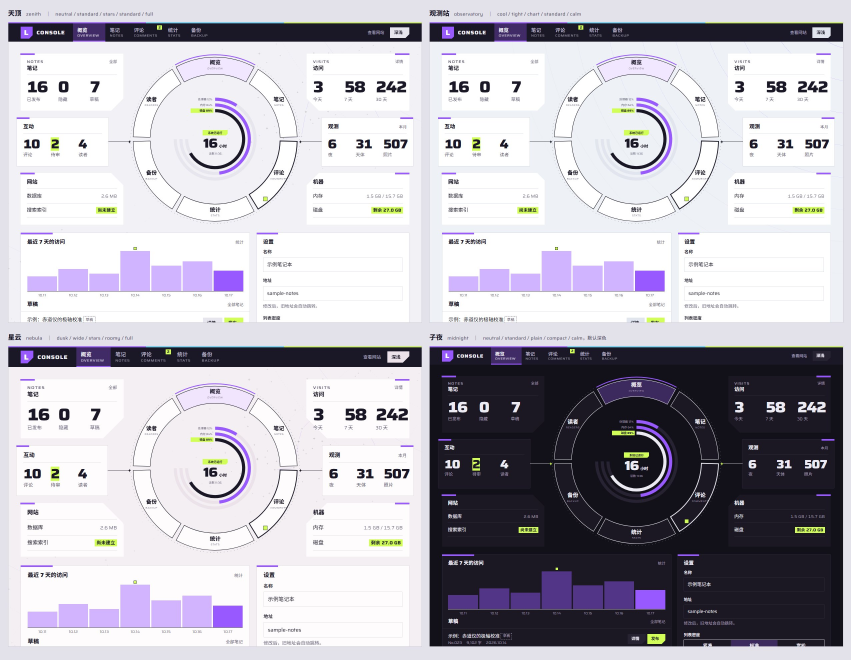
#> input picture topics/十项全能/设计/stellar-ui-skill/examples/web/variants-console.jpg, 2552 x 1980 px, given in place of motion-dark_jpg.png, which was not available (shown at 1/3 size)
$ python contact_sheet.py '../../../../../../../../十项全能/设计/stellar-ui-skill/examples/web/variants-console.jpg' 1.0 '../../../../../../../../十项全能/设计/stellar-ui-skill/examples/web/motion-dark.jpg' '../../../../../../../../十项全能/设计/stellar-ui-skill/examples/web/motion-dark.jpg'
#> lines starting #> are read from the running program, lines starting #| are printed output that depends on the picture
"""片头一格的入场接触表：把 shot.mjs 截的几帧（<前缀>-<秒>.png，小数点换成下划线）排成 4 列，标出时刻和本格内的偏移。
用法：python contact_sheet.py <前缀> <本格起点秒> <输出.png> 4.8,4.86,4.92,...
"""
import os
import sys
from PIL import Image, ImageDraw, ImageFont
pre, t0, out, ts = sys.argv[1], float(sys.argv[2]), sys.argv[3], sys.argv[4].split(',')
FONTS = os.path.normpath(os.path.join(os.path.dirname(os.path.abspath(__file__)), *['..'] * 6, 'fonts'))   # 设计/fonts/
font = ImageFont.truetype(os.path.join(FONTS, 'SourceHanSerifCN-SemiBold.otf'), 22)
cw, ch, lab, cols = 640, 360, 56, 4
rows = (len(ts) + cols - 1) // cols
sheet = Image.new('RGB', (cols * cw, rows * (ch + lab) + lab), (10, 12, 16))
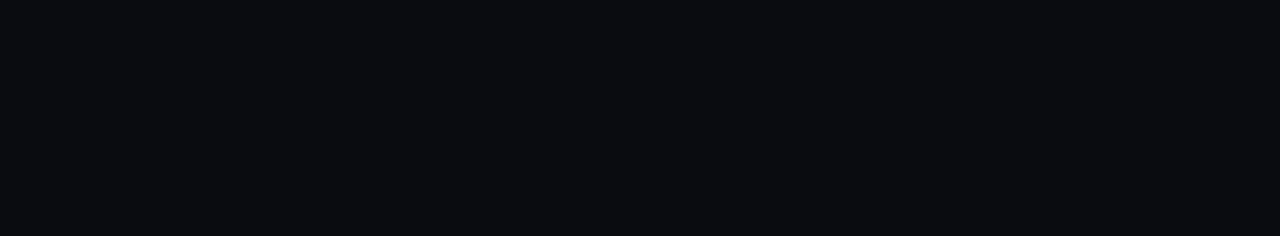
#> sheet: PIL image 2560x472 RGB (shown at 1/2 size); mean R, G, B 10, 12, 16
d = ImageDraw.Draw(sheet)
for i, t in enumerate(ts):
    im = Image.open(f"{pre}-{t.replace('.', '_')}.png").convert('RGB').resize((cw, ch), Image.LANCZOS)
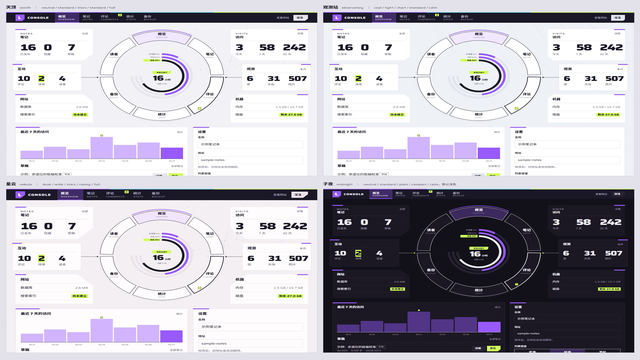
#> im: PIL image 640x360 RGB; mean R, G, B 184, 181.4, 190.2
    x, y = (i % cols) * cw, (i // cols) * (ch + lab) + lab
    sheet.paste(im, (x, y))
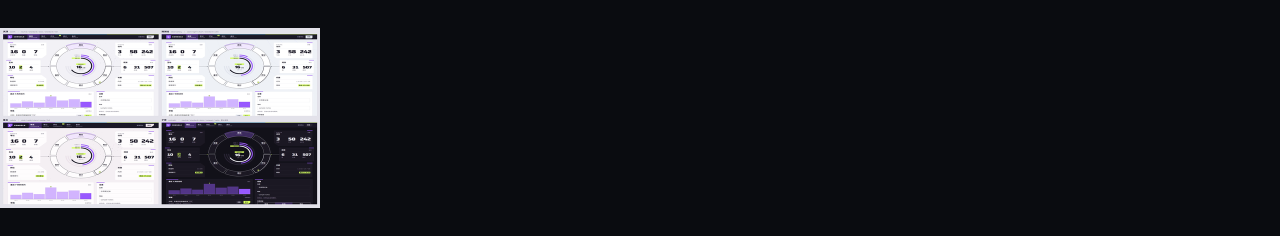
#> sheet: PIL image 2560x472 RGB (shown at 1/2 size); mean R, G, B 43.2, 44.3, 49.2
#> (the run stopped early here; a loop or call above may not have finished)
